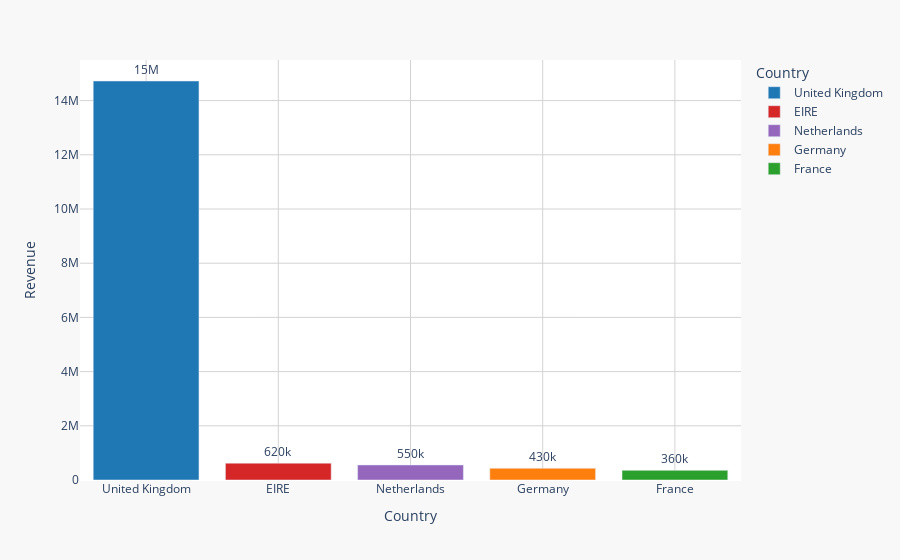

The code cell stored with this chart in its notebook:
### Markdown cell above
### Background and Grid Styling

### Code cell
color_map = {
    'United Kingdom': '#1f77b4',
    'Germany': '#ff7f0e',
    'France': '#2ca02c',
    'EIRE': '#d62728',
    'Netherlands': '#9467bd'
}

fig = px.bar(top_countries.head(5),
             x='Country', y='Revenue',
             text='Revenue',
             color='Country',
             color_discrete_map=color_map)

fig.update_traces(texttemplate='%{text:.2s}', textposition='outside')

fig.update_layout(
    plot_bgcolor='white',
    paper_bgcolor='#f8f8f8',
    xaxis=dict(showgrid=True, gridcolor='lightgray'),
    yaxis=dict(showgrid=True, gridcolor='lightgray'),
)

fig.show()

### Figure 1 — Plotly figure (JSON) as saved in the notebook; plotly's stock layout.template omitted (floating-point values rounded to 4 significant figures)
{"data": [{"hovertemplate": "Country=%{x}<br>Revenue=%{text}<extra></extra>", "legendgroup": "United Kingdom", "marker": {"color": "#1f77b4", "pattern": {"shape": ""}}, "name": "United Kingdom", "orientation": "v", "showlegend": true, "text": [14720000.0], "textposition": "outside", "texttemplate": "%{text:.2s}", "type": "bar", "x": ["United Kingdom"], "xaxis": "x", "y": [14720000.0], "yaxis": "y"}, {"hovertemplate": "Country=%{x}<br>Revenue=%{text}<extra></extra>", "legendgroup": "EIRE", "marker": {"color": "#d62728", "pattern": {"shape": ""}}, "name": "EIRE", "orientation": "v", "showlegend": true, "text": [621600.0], "textposition": "outside", "texttemplate": "%{text:.2s}", "type": "bar", "x": ["EIRE"], "xaxis": "x", "y": [621600.0], "yaxis": "y"}, {"hovertemplate": "Country=%{x}<br>Revenue=%{text}<extra></extra>", "legendgroup": "Netherlands", "marker": {"color": "#9467bd", "pattern": {"shape": ""}}, "name": "Netherlands", "orientation": "v", "showlegend": true, "text": [554200.0], "textposition": "outside", "texttemplate": "%{text:.2s}", "type": "bar", "x": ["Netherlands"], "xaxis": "x", "y": [554200.0], "yaxis": "y"}, {"hovertemplate": "Country=%{x}<br>Revenue=%{text}<extra></extra>", "legendgroup": "Germany", "marker": {"color": "#ff7f0e", "pattern": {"shape": ""}}, "name": "Germany", "orientation": "v", "showlegend": true, "text": [431300.0], "textposition": "outside", "texttemplate": "%{text:.2s}", "type": "bar", "x": ["Germany"], "xaxis": "x", "y": [431300.0], "yaxis": "y"}, {"hovertemplate": "Country=%{x}<br>Revenue=%{text}<extra></extra>", "legendgroup": "France", "marker": {"color": "#2ca02c", "pattern": {"shape": ""}}, "name": "France", "orientation": "v", "showlegend": true, "text": [355300.0], "textposition": "outside", "texttemplate": "%{text:.2s}", "type": "bar", "x": ["France"], "xaxis": "x", "y": [355300.0], "yaxis": "y"}], "layout": {"barmode": "relative", "legend": {"title": {"text": "Country"}, "tracegroupgap": 0}, "margin": {"t": 60}, "paper_bgcolor": "#f8f8f8", "plot_bgcolor": "white", "xaxis": {"anchor": "y", "categoryarray": ["United Kingdom", "EIRE", "Netherlands", "Germany", "France"], "categoryorder": "array", "domain": [0, 1], "gridcolor": "lightgray", "showgrid": true, "title": {"text": "Country"}}, "yaxis": {"anchor": "x", "domain": [0, 1], "gridcolor": "lightgray", "showgrid": true, "title": {"text": "Revenue"}}}}
